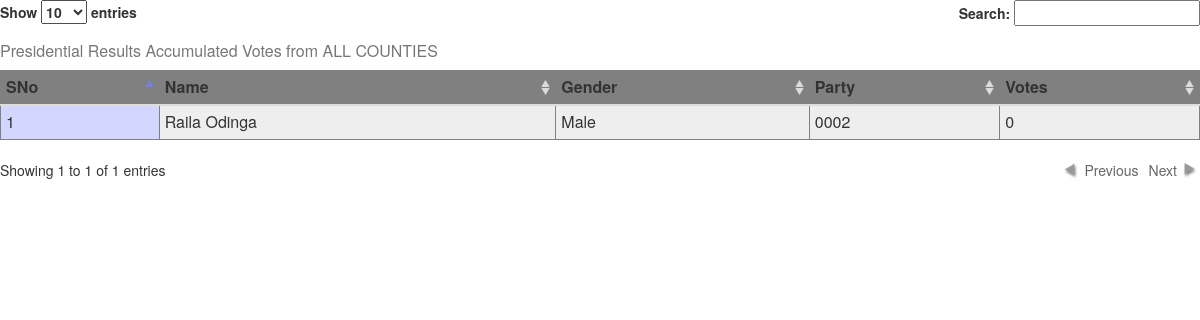
Page /admin/load_presidential_chair.php on the earlier database version.
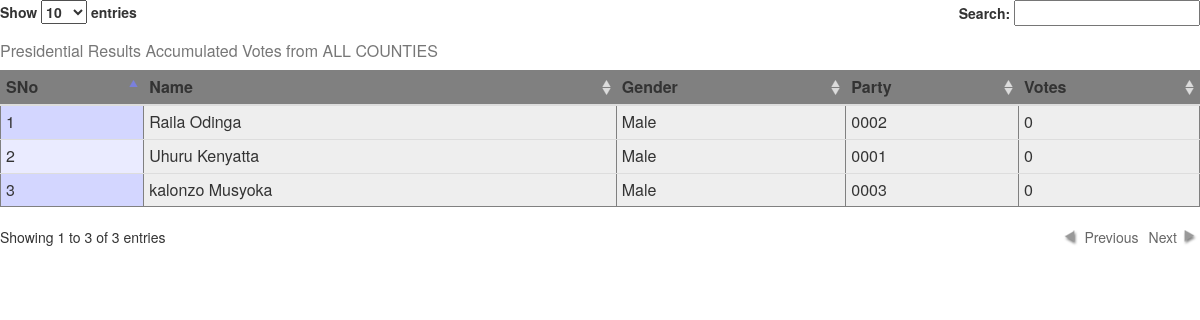
Same page on the later database version.
### tables this page shows
CREATE TABLE IF NOT EXISTS `president` (
  `Sno` int(11) NOT NULL AUTO_INCREMENT,
  `uname` varchar(255) NOT NULL,
  `nid` int(8) NOT NULL,
  `gender` set('Male','Female') NOT NULL,
  `partycode` int(4) unsigned zerofill NOT NULL,
  `photo` mediumblob NOT NULL,
  `president_votes` int(20) NOT NULL,
  PRIMARY KEY (`Sno`),
  UNIQUE KEY `nid` (`nid`),
  UNIQUE KEY `party` (`partycode`),
  UNIQUE KEY `uname` (`uname`)
);

### admin/load_presidential_chair.php (the view, shortened to what this page needs)
<link rel="stylesheet" href="../bootstrap/css/bootstrap.min.css">
<link rel="stylesheet" type="text/css" href="../jquery/jquery-ui-1.12.1.custom/jquery-ui.min.css">
<link rel="stylesheet" type="text/css" href="../plugins/datatables/css/demo_page.css">
<link rel="stylesheet" type="text/css" href="../plugins/datatables/css/demo_table.css">
    <?php
 include '../db_config/connection.php';
  $select="select * from president  ORDER BY Sno";
  $result=mysqli_query($conn,$select);
  if(mysqli_num_rows($result)>0){
    $output='';
    $output.='<table border="1" class=" table table-stripped table-condensed table-responsive" id="example">
    <caption>Presidential Results Accumulated Votes from ALL COUNTIES</caption><thead><tr>
    <th>SNo</th>
          <th>Name</th>
          <th>Gender</th>
          <th>Party</th>
          <th>Votes</th>
    </tr></thead><tbody>';
    $count=0;
      while($row=mysqli_fetch_array($result)){
        ++$count;
      $output.='<tr style="background-color: #eee;">
        <td>'.$count.'</td>
      <td>'.$row['uname'].'</td>
      <td>'.$row['gender'].'</td>
      <td>'.$row['partycode'].'</td>
      <td>'.$row['president_votes'].'</td>
      </tr>';
    }
    $output.='</tbody>
    </table>';
    echo $output;
  }
    ?>

### admin/load_presidential_chair.php (style rules this page uses)
thead tr { background-color: grey; }

Differences in the rows shown:
added president: uname "Uhuru Kenyatta", gender "Male", partycode "0001", president_votes "0"
added president: uname "kalonzo Musyoka", gender "Male", partycode "0003", president_votes "0"
Other differences:
text written by a page script: "Show entries Search: Showing 1 to 1 of 1 entries Previous Next" → "Show entries Search: Showing 1 to 3 of 3 entries Previous Next"
